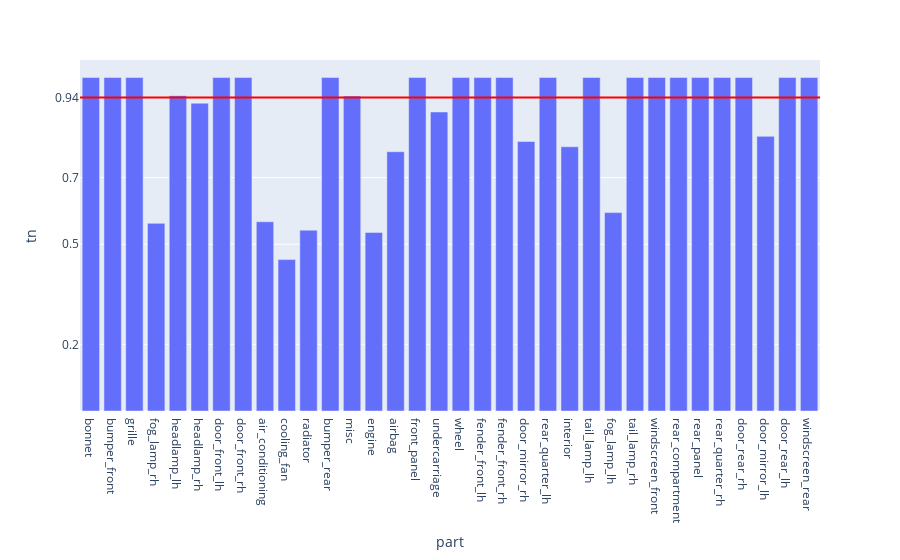

The notebook cell saved with this chart:
### Code cell
fig = px.bar(evalMetrics, x = 'part', y = 'tn')

fig.add_hline(y=avgTn, line_width=2, line_color="red")

fig.update_layout(
    yaxis = dict(
        tickmode = 'array',
        tickvals = [np.format_float_positional(avgTn, 2), 0.2, 0.5, 0.7],
    )
)
fig

### Figure 1 — Plotly figure (JSON) as saved in the notebook; plotly's stock layout.template omitted (floating-point values rounded to 4 significant figures)
{"data": [{"alignmentgroup": "True", "hovertemplate": "part=%{x}<br>tn=%{y}<extra></extra>", "legendgroup": "", "marker": {"color": "#636efa", "pattern": {"shape": ""}}, "name": "", "offsetgroup": "", "orientation": "v", "showlegend": false, "textposition": "auto", "type": "bar", "x": ["bonnet", "bumper_front", "grille", "fog_lamp_rh", "headlamp_lh", "headlamp_rh", "door_front_lh", "door_front_rh", "air_conditioning", "cooling_fan", "radiator", "bumper_rear", "misc", "engine", "airbag", "front_panel", "undercarriage", "wheel", "fender_front_lh", "fender_front_rh", "door_mirror_rh", "rear_quarter_lh", "interior", "tail_lamp_lh", "fog_lamp_lh", "tail_lamp_rh", "windscreen_front", "rear_compartment", "rear_panel", "rear_quarter_rh", "door_rear_rh", "door_mirror_lh", "door_rear_lh", "windscreen_rear"], "xaxis": "x", "y": [1, 1, 1, 0.5627, 0.9458, 0.923, 1, 1, 0.5675, 0.4541, 0.5424, 1, 0.9444, 0.5356, 0.7775, 1, 0.8968, 1, 1, 1, 0.8081, 1, 0.7924, 1, 0.5949, 1, 1, 1, 1, 1, 1, 0.8236, 1, 1], "yaxis": "y"}], "layout": {"barmode": "relative", "legend": {"tracegroupgap": 0}, "margin": {"t": 60}, "shapes": [{"line": {"color": "red", "width": 2}, "type": "line", "x0": 0, "x1": 1, "xref": "x domain", "y0": 0.9399, "y1": 0.9399, "yref": "y"}], "xaxis": {"anchor": "y", "domain": [0, 1], "title": {"text": "part"}}, "yaxis": {"anchor": "x", "domain": [0, 1], "tickmode": "array", "tickvals": ["0.94", 0.2, 0.5, 0.7], "title": {"text": "tn"}}}}
